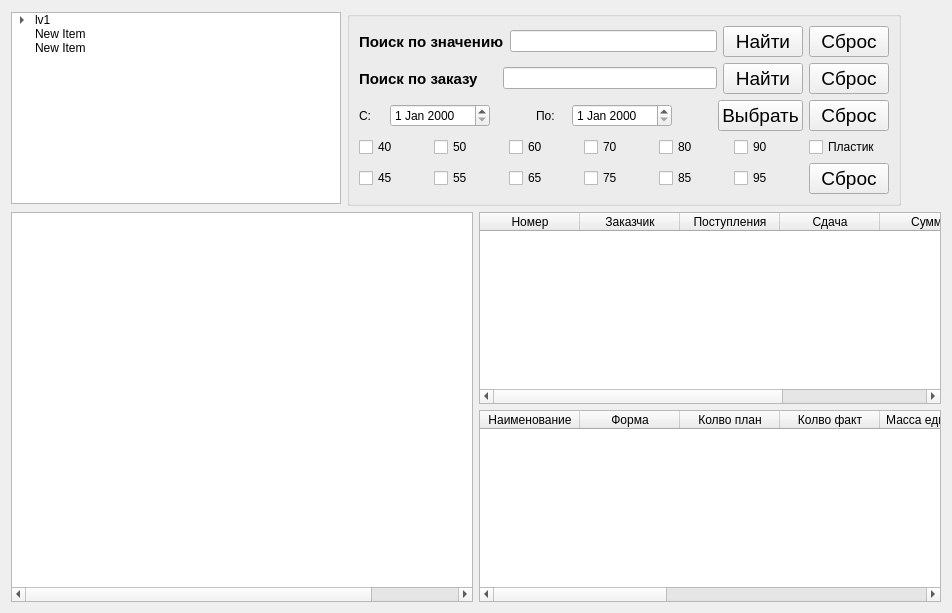
      <widget class="QWidget" name="tab_agent">
       <attribute name="title">
        <string>Контрагенты</string>
       </attribute>
       <layout class="QGridLayout" name="gridLayout_5">
        <item row="0" column="0">
         <layout class="QHBoxLayout" name="lay_menu_agent">
          <item>
           <widget class="QTreeWidget" name="tree_agent">
            <property name="sizePolicy">
             <sizepolicy hsizetype="Maximum" vsizetype="Maximum">
              <horstretch>0</horstretch>
              <verstretch>0</verstretch>
             </sizepolicy>
            </property>
            <property name="minimumSize">
             <size>
              <width>330</width>
              <height>180</height>
             </size>
            </property>
            <property name="font">
             <font>
              <weight>62</weight>
              <italic>false</italic>
              <bold>true</bold>
             </font>
            </property>
            <property name="headerHidden">
             <bool>true</bool>
            </property>
            <attribute name="headerVisible">
             <bool>false</bool>
            </attribute>
            <attribute name="headerCascadingSectionResizes">
             <bool>false</bool>
            </attribute>
            <attribute name="headerDefaultSectionSize">
             <number>120</number>
            </attribute>
            <attribute name="headerHighlightSections">
             <bool>false</bool>
            </attribute>
            <column>
             <property name="text">
              <string notr="true">Классификация</string>
             </property>
            </column>
            <column>
             <property name="text">
              <string>Количество наименований</string>
             </property>
            </column>
            <item>
             <property name="text">
              <string>lv1</string>
             </property>
             <item>
              <property name="text">
               <string>lv2</string>
              </property>
             </item>
            </item>
            <item>
             <property name="text">
              <string>New Item</string>
             </property>
            </item>
            <item>
             <property name="text">
              <string>New Item</string>
             </property>
            </item>
           </widget>
          </item>
          <item>
           <widget class="QGroupBox" name="box_serch_agent">
            <property name="sizePolicy">
             <sizepolicy hsizetype="Preferred" vsizetype="Maximum">
              <horstretch>0</horstretch>
              <verstretch>0</verstretch>
             </sizepolicy>
            </property>
            <property name="title">
             <string/>
            </property>
            <layout class="QVBoxLayout" name="verticalLayout_5">
             <item>
              <layout class="QHBoxLayout" name="lay_value_serch_agent">
               <item>
                <widget class="QLabel" name="label_value_serch_agent">
                 <property name="font">
                  <font>
                   <pointsize>11</pointsize>
                   <weight>75</weight>
                   <italic>false</italic>
                   <bold>true</bold>
                  </font>
                 </property>
                 <property name="text">
                  <string>Поиск по значению</string>
                 </property>
                </widget>
               </item>
               <item>
                <widget class="QLineEdit" name="lineedit_value_serch_agent"/>
               </item>
               <item>
                <widget class="QPushButton" name="pushbutton_ok_value_serch_agent">
                 <property name="font">
                  <font>
                   <pointsize>14</pointsize>
                   <weight>50</weight>
                   <italic>false</italic>
                   <bold>false</bold>
                  </font>
                 </property>
                 <property name="text">
                  <string>Найти</string>
                 </property>
                </widget>
               </item>
               <item>
                <widget class="QPushButton" name="pushButton_cancel_value_serch_agent">
                 <property name="font">
                  <font>
                   <pointsize>14</pointsize>
                   <weight>50</weight>
                   <italic>false</italic>
                   <bold>false</bold>
                  </font>
                 </property>
                 <property name="text">
                  <string>Сброс</string>
                 </property>
                </widget>
               </item>
              </layout>
             </item>
             <item>
              <layout class="QHBoxLayout" name="lay_nomber_serch_agent">
               <item>
                <widget class="QLabel" name="label_nomber_serch_agent">
                 <property name="font">
                  <font>
                   <pointsize>11</pointsize>
                   <weight>75</weight>
                   <italic>false</italic>
                   <bold>true</bold>
                  </font>
                 </property>
                 <property name="text">
                  <string>Поиск по заказу</string>
                 </property>
                </widget>
               </item>
               <item>
                <spacer name="hspacer_nomber_serch_agent">
                 <property name="orientation">
                  <enum>Qt::Horizontal</enum>
                 </property>
                 <property name="sizeType">
                  <enum>QSizePolicy::Fixed</enum>
                 </property>
                 <property name="sizeHint" stdset="0">
                  <size>
                   <width>18</width>
                   <height>20</height>
                  </size>
                 </property>
                </spacer>
               </item>
               <item>
                <widget class="QLineEdit" name="lineedit_nomber_serch_agent"/>
               </item>
               <item>
                <widget class="QPushButton" name="pushbutton_ok_nomber_serch_agent">
                 <property name="font">
                  <font>
                   <pointsize>14</pointsize>
                   <weight>50</weight>
                   <italic>false</italic>
                   <bold>false</bold>
                  </font>
                 </property>
                 <property name="text">
                  <string>Найти</string>
                 </property>
                </widget>
               </item>
               <item>
                <widget class="QPushButton" name="pushbutton_cancel_nomber_serch_agent">
                 <property name="font">
                  <font>
                   <pointsize>14</pointsize>
                   <weight>50</weight>
                   <italic>false</italic>
                   <bold>false</bold>
                  </font>
                 </property>
                 <property name="text">
                  <string>Сброс</string>
                 </property>
                </widget>
               </item>
              </layout>
             </item>
             <item>
              <layout class="QHBoxLayout" name="lay_date_serch_agent">
               <item>
                <widget class="QLabel" name="label1_data_serch_agent">
                 <property name="minimumSize">
                  <size>
                   <width>25</width>
                   <height>0</height>
                  </size>
                 </property>
                 <property name="maximumSize">
                  <size>
                   <width>9</width>
                   <height>16777215</height>
                  </size>
                 </property>
                 <property name="text">
                  <string>С:</string>
                 </property>
                </widget>
               </item>
               <item>
                <widget class="QDateEdit" name="dateedit_start_serch_agent">
                 <property name="minimumSize">
                  <size>
                   <width>100</width>
                   <height>0</height>
                  </size>
                 </property>
                </widget>
               </item>
               <item>
                <spacer name="hspacer2__data_serch_agent">
                 <property name="orientation">
                  <enum>Qt::Horizontal</enum>
                 </property>
                 <property name="sizeType">
                  <enum>QSizePolicy::Fixed</enum>
                 </property>
                 <property name="sizeHint" stdset="0">
                  <size>
                   <width>40</width>
                   <height>20</height>
                  </size>
                 </property>
                </spacer>
               </item>
               <item>
                <widget class="QLabel" name="label2_data_serch_agent">
                 <property name="minimumSize">
                  <size>
                   <width>30</width>
                   <height>0</height>
                  </size>
                 </property>
                 <property name="maximumSize">
                  <size>
                   <width>15</width>
                   <height>16777215</height>
                  </size>
                 </property>
                 <property name="text">
                  <string>По:</string>
                 </property>
                </widget>
               </item>
               <item>
                <widget class="QDateEdit" name="dateedit_finish_serch_agent">
                 <property name="sizePolicy">
                  <sizepolicy hsizetype="Minimum" vsizetype="Fixed">
                   <horstretch>0</horstretch>
                   <verstretch>0</verstretch>
                  </sizepolicy>
                 </property>
                 <property name="minimumSize">
                  <size>
                   <width>100</width>
                   <height>0</height>
                  </size>
                 </property>
                </widget>
               </item>
               <item>
                <spacer name="hspacer1_data_serch_agent">
                 <property name="orientation">
                  <enum>Qt::Horizontal</enum>
                 </property>
                 <property name="sizeType">
                  <enum>QSizePolicy::Fixed</enum>
                 </property>
                 <property name="sizeHint" stdset="0">
                  <size>
                   <width>40</width>
                   <height>20</height>
                  </size>
                 </property>
                </spacer>
               </item>
               <item>
                <widget class="QPushButton" name="pushbutton_ok_data_serch_agent">
                 <property name="font">
                  <font>
                   <pointsize>14</pointsize>
                   <weight>50</weight>
                   <italic>false</italic>
                   <bold>false</bold>
                  </font>
                 </property>
                 <property name="text">
                  <string>Выбрать</string>
                 </property>
                </widget>
               </item>
               <item>
                <widget class="QPushButton" name="pushbutton_cancel_data_serch_agent">
                 <property name="font">
                  <font>
                   <pointsize>14</pointsize>
                   <weight>50</weight>
                   <italic>false</italic>
                   <bold>false</bold>
                  </font>
                 </property>
                 <property name="text">
                  <string>Сброс</string>
                 </property>
                </widget>
               </item>
              </layout>
             </item>
             <item>
              <layout class="QGridLayout" name="lay_hard_serch_agent">
               <item row="1" column="5">
                <widget class="QCheckBox" name="checkbox_95_hard_serch_agent">
                 <property name="text">
                  <string>95</string>
                 </property>
                </widget>
               </item>
               <item row="0" column="5">
                <widget class="QCheckBox" name="checkbox_90_hard_serch_agent">
                 <property name="text">
                  <string>90</string>
                 </property>
                </widget>
               </item>
               <item row="1" column="6">
                <widget class="QPushButton" name="pushbutton_cancel_hard_serch_agent">
                 <property name="font">
                  <font>
                   <pointsize>14</pointsize>
                   <weight>50</weight>
                   <italic>false</italic>
                   <bold>false</bold>
                  </font>
                 </property>
                 <property name="text">
                  <string>Сброс</string>
                 </property>
                </widget>
               </item>
               <item row="1" column="4">
                <widget class="QCheckBox" name="checkbox_85_hard_serch_agent">
                 <property name="text">
                  <string>85</string>
                 </property>
                </widget>
               </item>
               <item row="1" column="0">
                <widget class="QCheckBox" name="checkbox_45_hard_serch_agent">
                 <property name="text">
                  <string>45</string>
                 </property>
                </widget>
               </item>
               <item row="1" column="2">
                <widget class="QCheckBox" name="checkbox_65_hard_serch_agent">
                 <property name="text">
                  <string>65</string>
                 </property>
                </widget>
               </item>
               <item row="1" column="3">
                <widget class="QCheckBox" name="checkbox_75_hard_serch_agent">
                 <property name="text">
                  <string>75</string>
                 </property>
                </widget>
               </item>
               <item row="1" column="1">
                <widget class="QCheckBox" name="checkbox_55_hard_serch_agent">
                 <property name="text">
                  <string>55</string>
                 </property>
                </widget>
               </item>
               <item row="0" column="6">
                <widget class="QCheckBox" name="checkbox_plast_hard_serch_agent">
                 <property name="text">
                  <string>Пластик</string>
                 </property>
                </widget>
               </item>
               <item row="0" column="4">
                <widget class="QCheckBox" name="checkbox_80_hard_serch_agent">
                 <property name="text">
                  <string>80</string>
                 </property>
                </widget>
               </item>
               <item row="0" column="3">
                <widget class="QCheckBox" name="checkbox_70_hard_serch_agent">
                 <property name="text">
                  <string>70</string>
                 </property>
                </widget>
               </item>
               <item row="0" column="0">
                <widget class="QCheckBox" name="checkbox_40_hard_serch_agent">
                 <property name="text">
                  <string>40</string>
                 </property>
                </widget>
               </item>
               <item row="0" column="1">
                <widget class="QCheckBox" name="checkbox_50_hard_serch_agent">
                 <property name="text">
                  <string>50</string>
                 </property>
                </widget>
               </item>
               <item row="0" column="2">
                <widget class="QCheckBox" name="checkbox_60_hard_serch_agent">
                 <property name="text">
                  <string>60</string>
                 </property>
                </widget>
               </item>
              </layout>
             </item>
            </layout>
           </widget>
          </item>
          <item>
           <spacer name="hspacer_agent">
            <property name="orientation">
             <enum>Qt::Horizontal</enum>
            </property>
            <property name="sizeHint" stdset="0">
             <size>
              <width>40</width>
              <height>20</height>
             </size>
            </property>
           </spacer>
          </item>
         </layout>
        </item>
        <item row="1" column="0">
         <layout class="QHBoxLayout" name="layout_table_agent">
          <item>
           <widget class="QTableWidget" name="table_list_agent">
            <property name="maximumSize">
             <size>
              <width>550</width>
              <height>16777215</height>
             </size>
            </property>
            <attribute name="horizontalHeaderVisible">
             <bool>false</bool>
            </attribute>
            <attribute name="horizontalHeaderCascadingSectionResizes">
             <bool>true</bool>
            </attribute>
            <attribute name="horizontalHeaderDefaultSectionSize">
             <number>110</number>
            </attribute>
            <attribute name="horizontalHeaderShowSortIndicator" stdset="0">
             <bool>true</bool>
            </attribute>
            <attribute name="verticalHeaderVisible">
             <bool>false</bool>
            </attribute>
            <column>
             <property name="text">
              <string>Статус</string>
             </property>
            </column>
            <column>
             <property name="text">
              <string>Наименование</string>
             </property>
            </column>
            <column>
             <property name="text">
              <string>Условное </string>
             </property>
            </column>
            <column>
             <property name="text">
              <string>Телефон</string>
             </property>
            </column>
            <column>
             <property name="text">
              <string>e-mail</string>
             </property>
            </column>
           </widget>
          </item>
          <item>
           <layout class="QVBoxLayout" name="layout_output_table_agent">
            <item>
             <widget class="QTableWidget" name="table_order_output_agent">
              <property name="maximumSize">
               <size>
                <width>650</width>
                <height>16777215</height>
               </size>
              </property>
              <column>
               <property name="text">
                <string>Номер</string>
               </property>
              </column>
              <column>
               <property name="text">
                <string>Заказчик</string>
               </property>
              </column>
              <column>
               <property name="text">
                <string>Поступления</string>
               </property>
              </column>
              <column>
               <property name="text">
                <string>Сдача</string>
               </property>
              </column>
              <column>
               <property name="text">
                <string>Сумма</string>
               </property>
              </column>
              <column>
               <property name="text">
                <string>Информация</string>
               </property>
              </column>
             </widget>
            </item>
            <item>
             <widget class="QTableWidget" name="table_value_output_agent">
              <column>
               <property name="text">
                <string>Наименование</string>
               </property>
              </column>
              <column>
               <property name="text">
                <string>Форма</string>
               </property>
              </column>
              <column>
               <property name="text">
                <string>Колво план</string>
               </property>
              </column>
              <column>
               <property name="text">
                <string>Колво факт</string>
               </property>
              </column>
              <column>
               <property name="text">
                <string>Масса единицы</string>
               </property>
              </column>
              <column>
               <property name="text">
                <string>Масса остаток</string>
               </property>
              </column>
              <column>
               <property name="text">
                <string>Фин план</string>
               </property>
              </column>
              <column>
               <property name="text">
                <string>Фин факт</string>
               </property>
              </column>
              <column>
               <property name="text">
                <string>Твердость</string>
               </property>
              </column>
              <column>
               <property name="text">
                <string>Описание</string>
               </property>
              </column>
             </widget>
            </item>
           </layout>
          </item>
         </layout>
        </item>
       </layout>
      </widget>
